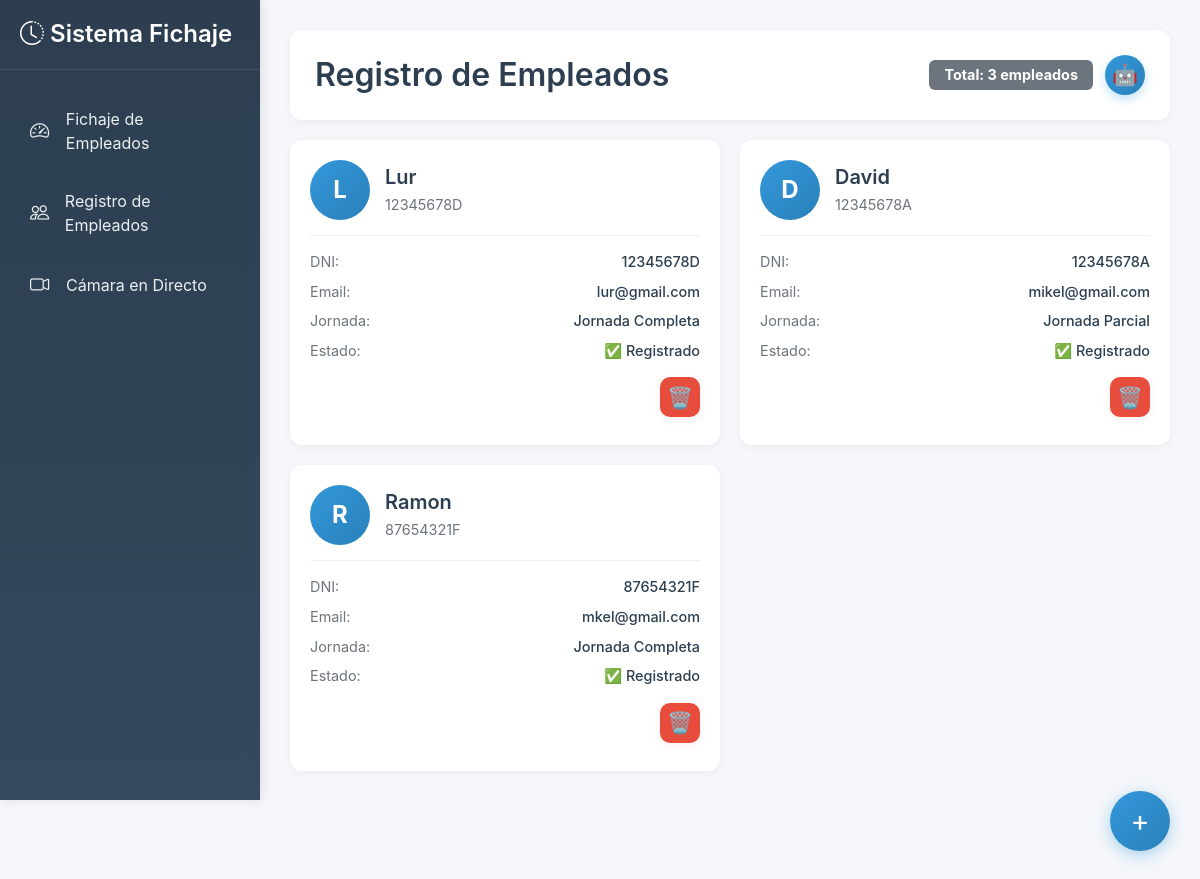
The page /registro_empleados on the database as committed earlier.
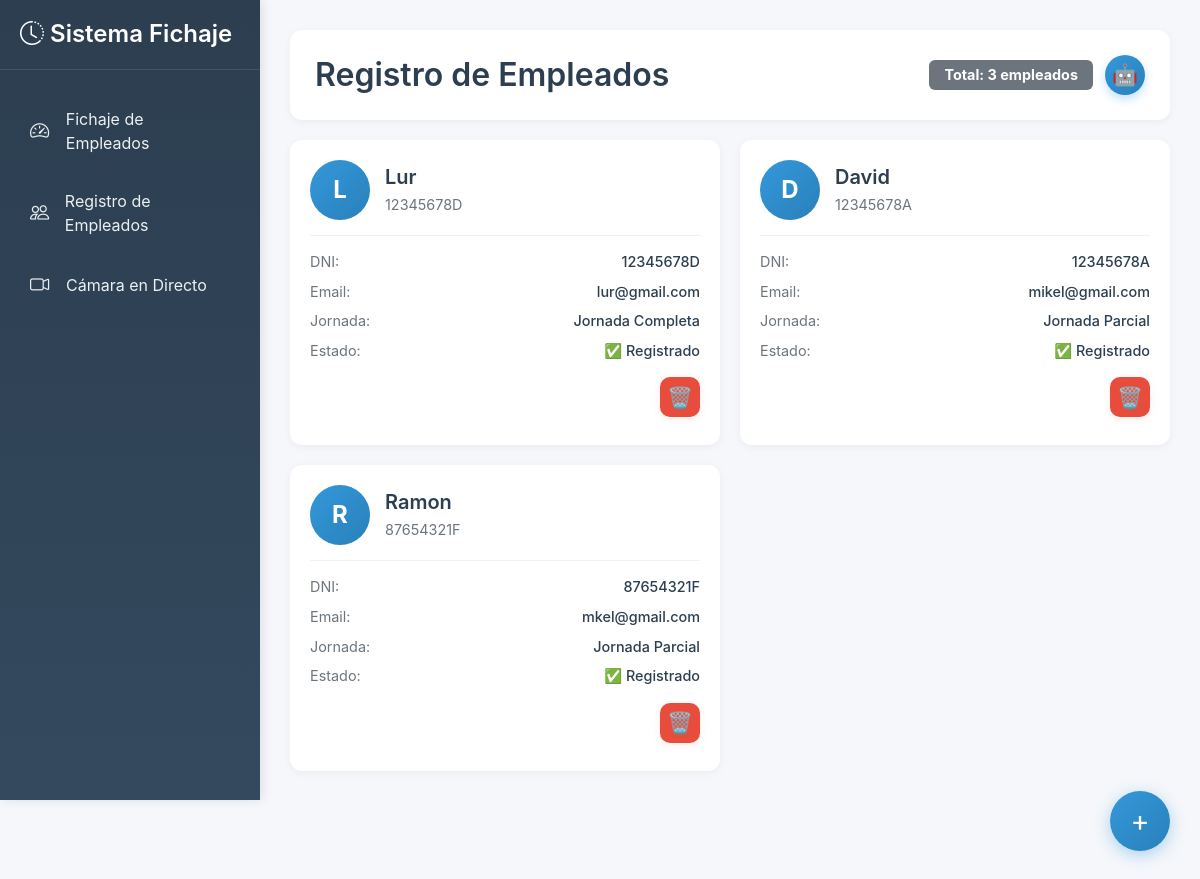
The same page on the database as committed later.
### core/bd/bd_create.py (models this page shows, shortened)
class Empleado(db.Model):
    __tablename__ = "empleados"
    dni = db.Column(db.String(9), primary_key=True)
    nombre = db.Column(db.String(100), nullable=False)
    email = db.Column(db.String(120), unique=True, nullable=False)
    jornada = db.Column(db.Integer, nullable=False)  # Horas de jornada (4, 6, 8)
    minutos_trabajados = db.Column(db.Integer, default=0)  # Total acumulado en minutos
    estado = db.Column(db.String(20), default='out')  # 'out', 'working', 'completado'
    path_image = db.Column(db.String, nullable=False)
    hora_entrada = db.Column(db.DateTime, nullable=True)  # Timestamp de entrada
    minutos_sesion_actual = db.Column(db.Integer, default=0)  # Minutos de la sesión actual

### web/routes/main_routes.py (the view)
@main_bp.route('/registro_empleados')
def registro_empleados():
    return render_template('registro_empleados.html', employees=obtener_empleados_lista())

### core/bd/bd_functions.py (called while the page is built)
def obtener_empleados_lista():
    engine = create_engine(Config.SQLALCHEMY_DATABASE_URI)
    Session = sessionmaker(bind=engine)
    session = Session()
    try:
        empleados = session.query(Empleado).all()
        return empleados
    except Exception as e:
        print(f"Error al obtener empleados: {e}")
        return []
    finally:
        session.close()

### templates/registro_empleados.html (shortened to what this page needs)
{% extends "base.html" %}
{% block content %}
<div class="header-section">
    <h2>Registro de Empleados</h2>
    <div class="header-buttons">
        <span class="badge bg-secondary" style="padding: 8px 15px; font-size: 0.9rem;">
            Total: {{ employees|length if employees else 0 }} empleados
        </span>
        <button class="entrenar-modelo-btn" onclick="entrenarModelo()">🤖</button>
    </div>
</div>
<div class="employees-grid">
    {% if employees %}
        {% for employee in employees %}
        <div class="employee-card">
            <div class="employee-card-header">
                <div class="employee-card-avatar">
                    {{ employee.nombre[0]|upper }}{{ employee.nombre.split()[1][0]|upper if employee.nombre.split()|length > 1 else '' }}
                </div>
                <div class="employee-card-info">
                    <h5>{{ employee.nombre }}</h5>
                    <p>{{ employee.dni }}</p>
                </div>
            </div>
            <div class="employee-card-details">
                <div class="detail-row">
                    <span class="detail-label">DNI:</span>
                    <span class="detail-value">{{ employee.dni }}</span>
                </div>
                <div class="detail-row">
                    <span class="detail-label">Email:</span>
                    <span class="detail-value">{{ employee.email }}</span>
                </div>
                <div class="detail-row">
                    <span class="detail-label">Jornada:</span>
                    <span class="detail-value">
                        {% if employee.jornada == 8 %}Jornada Completa{% elif employee.jornada == 4 %}Jornada Parcial{% elif employee.jornada == 6 %}Jornada Intensiva{% else %}{{ employee.jornada }}{% endif %}
                    </span>
                </div>
                <div class="detail-row">
                    <span class="detail-label">Estado:</span>
                    <span class="detail-value">✅ Registrado</span>
                </div>
                <div class="detail-row" style="justify-content: flex-end;">
                    <button class="delete-employee-btn" title="Eliminar empleado" onclick="deleteEmployee('{{ employee.dni }}')">
                        🗑️
                    </button>
                </div>
            </div>
        </div>
        {% endfor %}
    {% endif %}
</div>
<button class="add-employee-btn" onclick="openModal()">+</button>
{% endblock %}

### templates/base.html (shortened to what this page needs)
<!DOCTYPE html>
<html lang="es">
<head>
    <link href="https://cdn.jsdelivr.net/npm/bootstrap@5.3.0/dist/css/bootstrap.min.css" rel="stylesheet">
    <link rel="stylesheet" href="https://cdn.jsdelivr.net/npm/bootstrap-icons@1.11.0/font/bootstrap-icons.css">
</head>
<body>
    <div class="sidebar" id="sidebar">
        <div class="sidebar-header">
            <h4><i class="bi bi-clock-history"></i> Sistema Fichaje</h4>
        </div>
        <nav class="nav flex-column">
            <div class="nav-item">
                <a href="{{ url_for('main.dashboard') }}" class="nav-link {% if request.endpoint == 'dashboard' %}active{% endif %}">
                    <i class="bi bi-speedometer2"></i>
                    <span>Fichaje de Empleados</span>
                </a>
            </div>
            <div class="nav-item">
                <a href="{{ url_for('main.registro_empleados') }}" class="nav-link {% if request.endpoint == 'registro_empleados' %}active{% endif %}">
                    <i class="bi bi-people"></i>
                    <span>Registro de Empleados</span>
                </a>
            </div>
            <div class="nav-item">
                <a href="{{ url_for('main.camara') }}" class="nav-link {% if request.endpoint == 'camara_directo' %}active{% endif %}">
                    <i class="bi bi-camera-video"></i>
                    <span>Cámara en Directo</span>
                </a>
            </div>
        </nav>
    </div>
    <div class="main-content">
        {% block content %}{% endblock %}
    </div>
</body>
</html>

### templates/base.html (style rules this page uses)
body { font-family: -apple-system, BlinkMacSystemFont, 'Segoe UI', Roboto, Oxygen, Ubuntu, Cantarell, sans-serif; background-color: #f5f7fa; }
.sidebar { position: fixed; top: 0; left: 0; height: 100vh; width: 260px; background: linear-gradient(180deg, #2c3e50 0%, #34495e 100%); padding: 20px 0; box-shadow: 2px 0 10px rgba(0,0,0,0.1); z-index: 1000; transition: transform 0.3s ease; }
.sidebar-header { padding: 0 20px 20px; border-bottom: 1px solid rgba(255,255,255,0.1); margin-bottom: 20px; }
.sidebar-header h4 { color: #fff; font-weight: 600; margin: 0; }
.nav-item { margin: 5px 15px; }
.nav-link { color: #ecf0f1; padding: 12px 15px; border-radius: 8px; display: flex; align-items: center; transition: all 0.3s; text-decoration: none; }
.nav-link i { margin-right: 12px; font-size: 1.2rem; width: 24px; }
.main-content { margin-left: 260px; padding: 30px; min-height: 100vh; }

### templates/registro_empleados.html (style rules this page uses)
.delete-employee-btn { background: #e74c3c; border: none; color: white; font-size: 1.3rem; border-radius: 10px; width: 40px; height: 40px; display: flex; align-items: center; justify-content: center; box-shadow: 0 2px 8px rgba(231,76,60,0.10); transition: transform 0.18s, box-shadow 0.18s; cursor: pointer; margin-top: 8px; }
.header-section { background: white; padding: 25px; border-radius: 12px; box-shadow: 0 2px 8px rgba(0,0,0,0.05); margin-bottom: 30px; display: flex; justify-content: space-between; align-items: center; }
.header-section h2 { margin: 0; color: #2c3e50; font-weight: 600; }
.employees-grid { display: grid; grid-template-columns: repeat(auto-fill, minmax(300px, 1fr)); gap: 20px; margin-bottom: 80px; }
.employee-card { background: white; border-radius: 12px; box-shadow: 0 2px 8px rgba(0,0,0,0.05); padding: 20px; transition: transform 0.2s, box-shadow 0.2s; cursor: pointer; }
.employee-card-header { display: flex; align-items: center; gap: 15px; margin-bottom: 15px; }
.employee-card-avatar { width: 60px; height: 60px; border-radius: 50%; background: linear-gradient(135deg, #3498db 0%, #2980b9 100%); color: white; display: flex; align-items: center; justify-content: center; font-size: 1.5rem; font-weight: bold; }
.employee-card-info h5 { margin: 0; color: #2c3e50; font-weight: 600; }
.employee-card-info p { margin: 5px 0 0; color: #6c757d; font-size: 0.9rem; }
.employee-card-details { border-top: 1px solid #f0f0f0; padding-top: 15px; }
.detail-row { display: flex; justify-content: space-between; margin-bottom: 8px; font-size: 0.9rem; }
.detail-label { color: #6c757d; }
.detail-value { color: #2c3e50; font-weight: 500; }
.add-employee-btn { position: fixed; bottom: 30px; right: 30px; width: 60px; height: 60px; border-radius: 50%; background: linear-gradient(135deg, #3498db 0%, #2980b9 100%); color: white; border: none; box-shadow: 0 4px 16px rgba(52,152,219,0.4); font-size: 1.8rem; display: flex; align-items: center; justify-content: center; cursor: pointer; transition: transform 0.2s, box-shadow 0.2s; z-index: 999; }
.header-section { display: flex; justify-content: space-between; align-items: center; margin-bottom: 20px; }
.header-buttons { display: flex; align-items: center; gap: 12px; }
.entrenar-modelo-btn { width: 40px; height: 40px; border-radius: 50%; background: linear-gradient(135deg, #3498db 0%, #2980b9 100%); color: white; border: none; font-size: 1.3rem; display: flex; justify-content: center; align-items: center; cursor: pointer; box-shadow: 0 4px 10px rgba(52,152,219,0.3); transition: transform 0.2s ease; }

Rows that differ between the two databases and show on the page:
changed Empleado "Ramon": jornada "Jornada Completa" → "Jornada Parcial"
